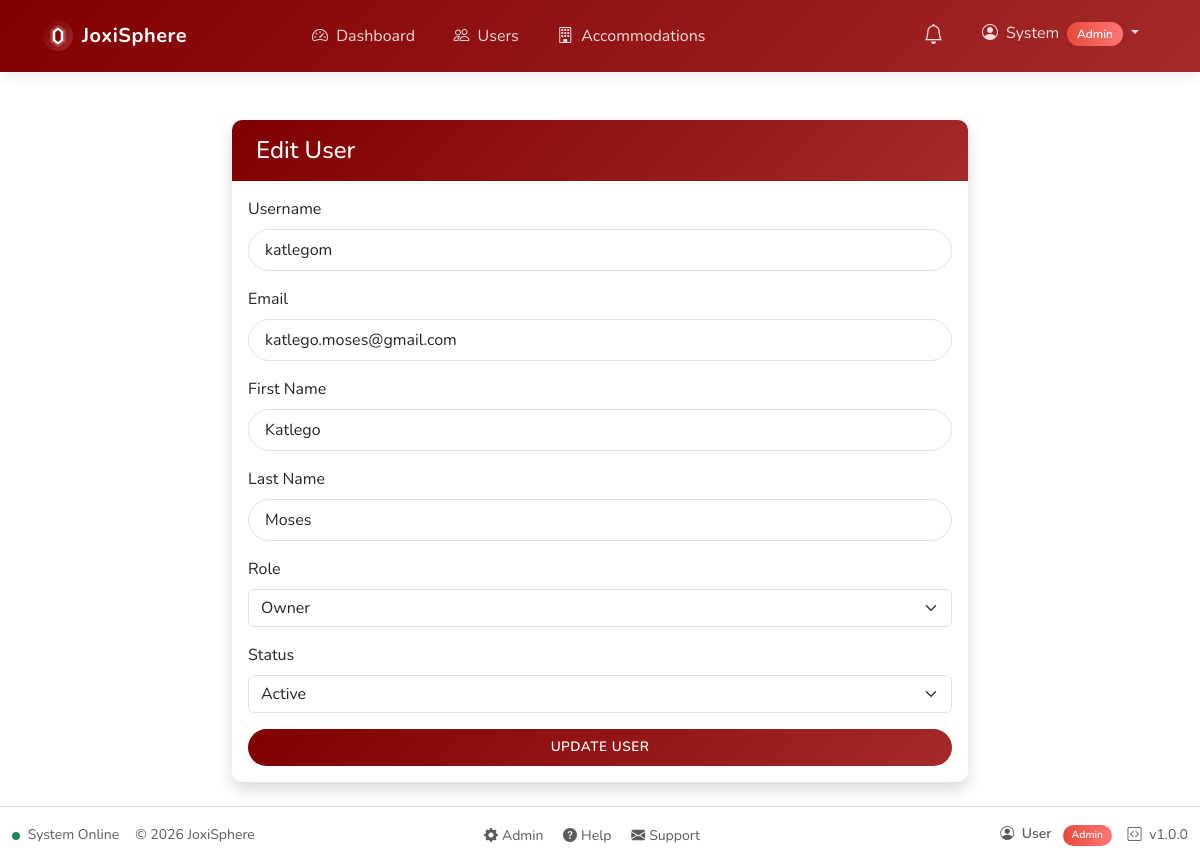
The page /admin/edit-user.php?id=2 (signed in) on the database its author committed.
### tables this page shows
CREATE TABLE IF NOT EXISTS users (
    id INT AUTO_INCREMENT PRIMARY KEY,
    username VARCHAR(50) NOT NULL UNIQUE,
    password VARCHAR(255) NOT NULL,
    email VARCHAR(100) NOT NULL,
    first_name VARCHAR(50) NOT NULL,
    last_name VARCHAR(50) NOT NULL,
    id_number VARCHAR(13) UNIQUE,   
    phone_number VARCHAR(20),
    whatsapp_number VARCHAR(20),
    preferred_communication ENUM('SMS', 'WhatsApp') DEFAULT 'SMS',
    role_id INT NOT NULL,
    status ENUM('active', 'pending', 'inactive') NOT NULL DEFAULT 'pending',
    created_at TIMESTAMP DEFAULT CURRENT_TIMESTAMP,
    updated_at TIMESTAMP DEFAULT CURRENT_TIMESTAMP ON UPDATE CURRENT_TIMESTAMP,
    password_reset_required BOOLEAN DEFAULT 0,
    FOREIGN KEY (role_id) REFERENCES roles(id)
);

### includes/functions.php (called while the page is built, shortened)
<?php
function safeQueryPrepare($conn, $sql, $debug = true) {
    $stmt = false;
    try {
        $stmt = $conn->prepare($sql);
    } catch (mysqli_sql_exception $e) {
        $prepareError = "(" . $e->getCode() . ") " . $e->getMessage();
        error_log("Database exception in SQL: $sql - " . $prepareError);
    }
    return $stmt;
}
function getUserDetails($userId = null) {
    $conn = getDbConnection();
    $id = $userId ?? $_SESSION['user_id'];
    $stmt = safeQueryPrepare($conn, "SELECT u.*, r.name as role_name FROM users u
                             JOIN roles r ON u.role_id = r.id WHERE u.id = ?");
    $stmt->bind_param("i", $id);
    $stmt->execute();
    $result = $stmt->get_result();
    if ($result->num_rows === 1) {
        return $result->fetch_assoc();
    }
    return null;
}

### public/admin/edit-user.php (the view, shortened to what this page needs)
<?php
require_once '../../includes/functions.php';
$userId = $_GET['id'] ?? null;
$user = getUserDetails($userId);
$user = is_array($user) ? array_change_key_case($user, CASE_LOWER) : $user;
?>
<div class="container mt-5">
    <div class="row justify-content-center">
        <div class="col-md-8">
            <div class="card shadow">
                <div class="card-header bg-primary text-white">
                    <h4 class="mb-0">Edit User</h4>
                </div>
                <div class="card-body">
                    <form method="post">
                        <div class="mb-3">
                            <label for="username" class="form-label">Username</label>
                            <input type="text" class="form-control" id="username" name="username" value="<?= htmlspecialchars($user['username']) ?>" required>
                        </div>
                        <div class="mb-3">
                            <label for="email" class="form-label">Email</label>
                            <input type="email" class="form-control" id="email" name="email" value="<?= htmlspecialchars($user['email']) ?>" required>
                        </div>
                        <div class="mb-3">
                            <label for="first_name" class="form-label">First Name</label>
                            <input type="text" class="form-control" id="first_name" name="first_name" value="<?= htmlspecialchars($user['first_name']) ?>" required>
                        </div>
                        <div class="mb-3">
                            <label for="last_name" class="form-label">Last Name</label>
                            <input type="text" class="form-control" id="last_name" name="last_name" value="<?= htmlspecialchars($user['last_name']) ?>" required>
                        </div>
                        <div class="mb-3">
                            <label for="role_id" class="form-label">Role</label>
                            <select class="form-select" id="role_id" name="role_id" required>
                                <option value="2" <?= $user['role_id'] == 2 ? 'selected' : '' ?>>Owner</option>
                            </select>
                        </div>
                        <div class="mb-3">
                            <label for="status" class="form-label">Status</label>
                            <select class="form-select" id="status" name="status" required>
                                <option value="active" <?= $user['status'] == 'active' ? 'selected' : '' ?>>Active</option>
                            </select>
                        </div>
                        <div class="d-grid">
                            <button type="submit" class="btn btn-primary">Update User</button>
                        </div>
                    </form>
                </div>
            </div>
        </div>
    </div>
</div>

### public/assets/css/custom.css (style rules this page uses)
:root { --primary-color: #800000; --primary-gradient: linear-gradient(135deg, #800000 0%, #a52a2a 100%); --secondary-color: #5e605f; --secondary-gradient: linear-gradient(135deg, #5e605f 0%, #959497 100%); --success-color: #2ecc71; --success-gradient: linear-gradient(to right, #2ecc71, #7bed9f); --info-color: #3498db; --info-gradient: linear-gradient(to right, #3498db, #79d2fb); --warning-color: #808000; --warning-gradient: linear-gradient(135deg, #808000 0%, #bdb76b 100%); --danger-color: #e74c3c; --danger-gradient: linear-gradient(to right, #e74c3c, #ff7675); --dark-color: #000000; --dark-gradient: linear-gradient(to right, #000000, #2d3436); --light-color: #f8f9fa; --light-gradient: linear-gradient(135deg, #f8f9fa 0%, #dfe6e9 100%); --admin-color: #800000; --admin-gradient: linear-gradient(135deg, #800000 0%, #5e605f 100%); --owner-color: #5e605f; --owner-gradient: linear-gradient(135deg, #5e605f 0%, #000000 100%); --manager-color: #808000; --manager-gradient: linear-gradient(135deg, #808000 0%, #5e605f 100%); --student-color: #800000; --student-gradient: linear-gradient(135deg, #800000 0%, #808000 100%); --body-bg: #ffffff; }
body { background-color: var(--body-bg); font-family: "Nunito", sans-serif; }
.card { border: none; border-radius: 10px; overflow: hidden; box-shadow: 0 5px 15px rgba(0, 0, 0, 0.05); transition: all 0.3s ease; margin-bottom: 1.5rem; }
.card-header { background: var(--primary-gradient); color: white; font-weight: 600; padding: 1rem 1.5rem; border-bottom: none; }
.card-header.bg-primary { background: var(--primary-gradient) !important; }
.btn { border-radius: 30px; padding: 0.5rem 1.5rem; font-weight: 600; transition: all 0.3s ease; text-transform: uppercase; letter-spacing: 0.5px; font-size: 0.85rem; }
.btn-primary { background-image: var(--primary-gradient); border: none; }
.bg-primary { background-image: var(--primary-gradient) !important; }
.form-control { border-radius: 30px; padding: 0.5rem 1rem; border: 1px solid #e1e1e1; }
.card-header { background-color: #f8f9fa; border-bottom: 1px solid rgba(0, 0, 0, 0.05); }

### rows shown on the page
users: username "katlegom", email "katlego.moses@gmail.com", first_name "Katlego", last_name "Moses", role_id "Owner", status "Active"

### other values the page prints
APP_NAME "JoxiSphere"
$item['text'] "Dashboard"
$item['text'] "Users"
$item['text'] "Accommodations"
$_SESSION['username'] "System"
$userRole "Admin"
$userName "User"
